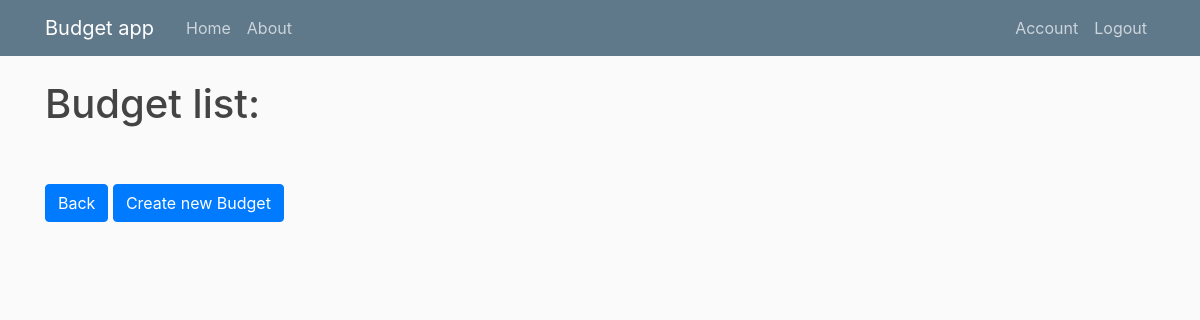
The app's page /budgets (signed in), older data.
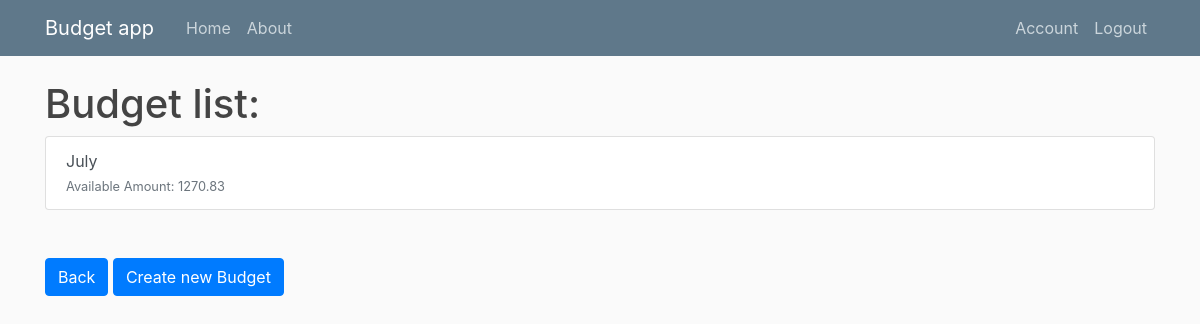
The same page, newer data.
### budget_app/models.py (models this page shows, shortened)
class Budget(db.Model):
    id  = db.Column(db.Integer,primary_key=True)
    name = db.Column(db.String)
    inicial_amount = db.Column(db.Float)
    saving_amount = db.Column(db.Float,nullable=True,default=0)
    available_amount = db.Column(db.Float,nullable=True,default=0)
    user_id = db.Column(db.Integer,db.ForeignKey('user.id'),nullable=False)

### budget_app/routes.py (the view)
@app.route('/budgets')
@login_required
def budgets():
    budgets = Budget.query.filter_by(user_id=current_user.id)
    return render_template('budgets.html',title='Budgets',budgets=budgets)

### budget_app/models.py (called while the page is built)
@login_manager.user_loader
def load_user(user_id):
    return User.query.get(int(user_id))

### budget_app/templates/budgets.html
{% extends "layout.html" %}
{% block content %}
<h1>Budget list:</h1>
<div class="list-group">
    {% for budget in budgets %}
    <a href="{{ url_for('budget',budget_id=budget.id) }}" class="list-group-item list-group-item-action">
        <div>
            {{ budget.name }}
        </div>
        <small class="text-muted">Available Amount: {{(budget.available_amount | round(2))}}</small>
    </a>
    {% endfor %}
</div>
<a class="btn btn-primary mt-5" href="{{ url_for('home') }}">Back</a>
<a class="btn btn-primary mt-5" href="{{ url_for('new_budget') }}">Create new Budget</a>
{% endblock %}

Row changes from the older to the newer data that the page shows:
added Budget: name "July", available_amount "1270.83"
